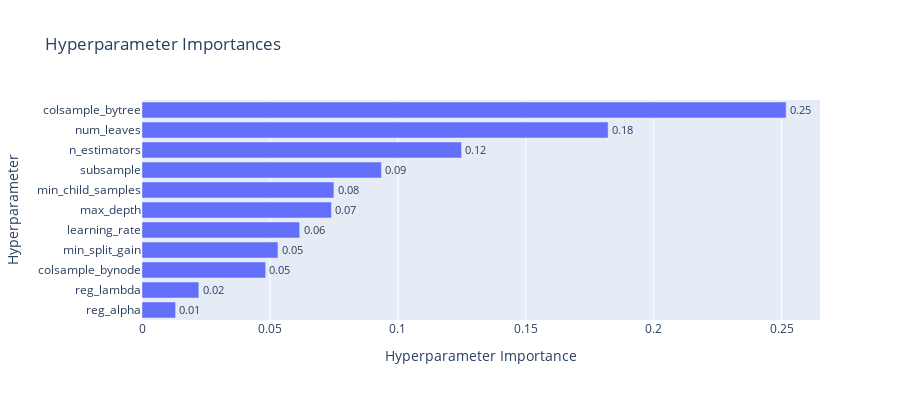

The cell this chart's notebook holds for it:
### Code cell
fig = optuna.visualization.plot_param_importances(study)
fig.update_layout(
    autosize=True,
    width=900,
    height=400
)
fig.show()

### Figure 1 — Plotly figure (JSON) as saved in the notebook; plotly's stock layout.template omitted (floating-point values rounded to 4 significant figures)
{"data": [{"cliponaxis": false, "hovertemplate": ["reg_alpha (FloatDistribution): 0.01314754731127858<extra></extra>", "reg_lambda (FloatDistribution): 0.022218609606651413<extra></extra>", "colsample_bynode (FloatDistribution): 0.04833655015618113<extra></extra>", "min_split_gain (FloatDistribution): 0.05313887786656027<extra></extra>", "learning_rate (FloatDistribution): 0.06164591737132855<extra></extra>", "max_depth (IntDistribution): 0.07404915287764133<extra></extra>", "min_child_samples (IntDistribution): 0.07501092310741271<extra></extra>", "subsample (FloatDistribution): 0.0935861795205084<extra></extra>", "n_estimators (IntDistribution): 0.12490200531582957<extra></extra>", "num_leaves (IntDistribution): 0.18220019833526377<extra></extra>", "colsample_bytree (FloatDistribution): 0.25176403853134427<extra></extra>"], "name": "Objective Value", "orientation": "h", "text": ["0.01", "0.02", "0.05", "0.05", "0.06", "0.07", "0.08", "0.09", "0.12", "0.18", "0.25"], "textposition": "outside", "type": "bar", "x": [0.01315, 0.02222, 0.04834, 0.05314, 0.06165, 0.07405, 0.07501, 0.09359, 0.1249, 0.1822, 0.2518], "y": ["reg_alpha", "reg_lambda", "colsample_bynode", "min_split_gain", "learning_rate", "max_depth", "min_child_samples", "subsample", "n_estimators", "num_leaves", "colsample_bytree"]}], "layout": {"autosize": true, "height": 400, "title": {"text": "Hyperparameter Importances"}, "width": 900, "xaxis": {"autorange": true, "range": [0, 0.265], "title": {"text": "Hyperparameter Importance"}, "type": "linear"}, "yaxis": {"autorange": true, "range": [-0.5, 10.5], "title": {"text": "Hyperparameter"}, "type": "category"}}}
